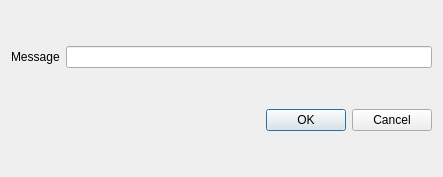
<?xml version="1.0" encoding="UTF-8"?>
<ui version="4.0">
 <class>Dialog</class>
 <widget class="QDialog" name="Dialog">
  <property name="geometry">
   <rect>
    <x>0</x>
    <y>0</y>
    <width>443</width>
    <height>177</height>
   </rect>
  </property>
  <property name="windowTitle">
   <string>Dialog</string>
  </property>
  <layout class="QVBoxLayout" name="verticalLayout">
   <item>
    <layout class="QHBoxLayout" name="horizontalLayout">
     <item>
      <widget class="QLabel" name="label">
       <property name="text">
        <string>Message</string>
       </property>
      </widget>
     </item>
     <item>
      <widget class="QLineEdit" name="lineEdit"/>
     </item>
    </layout>
   </item>
   <item>
    <widget class="QDialogButtonBox" name="buttonBox">
     <property name="standardButtons">
      <set>QDialogButtonBox::Cancel|QDialogButtonBox::Ok</set>
     </property>
    </widget>
   </item>
  </layout>
 </widget>
 <resources/>
 <connections/>
</ui>
